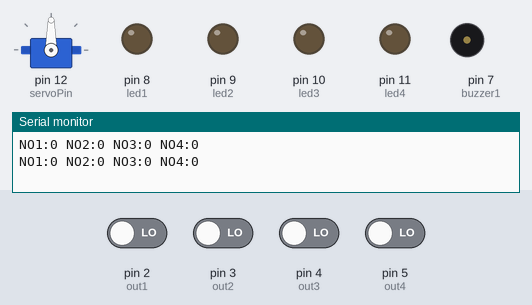
Simulated run of this sketch. Board: Arduino Uno, built with avr-gcc and run on an emulated ATmega328P. On the bench: servo, output pins drawn as LEDs (lit = HIGH), buzzer (waves = sounding), the last lines printed to the serial monitor. The inputs (shaded band) are chosen by the test bench; at power-on: pin 2 (out1), pin 3 (out2), pin 4 (out3), pin 5 (out4) LOW.

Above: at 1.8 s.
1.9 s: pin 2 (out1) driven HIGH
At 4.6 s:
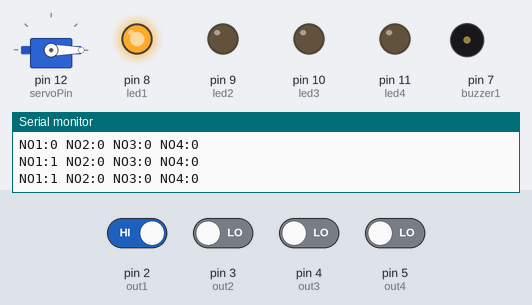
4.9 s: pin 3 (out2) driven HIGH
At 7.7 s:
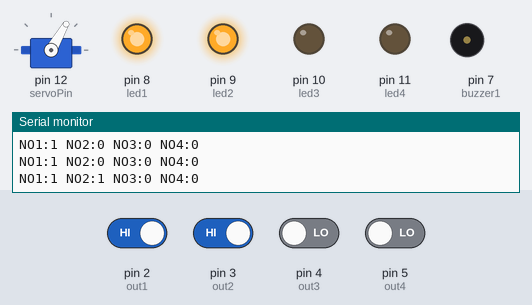
7.9 s: pin 4 (out3) driven HIGH
At 10.8 s:
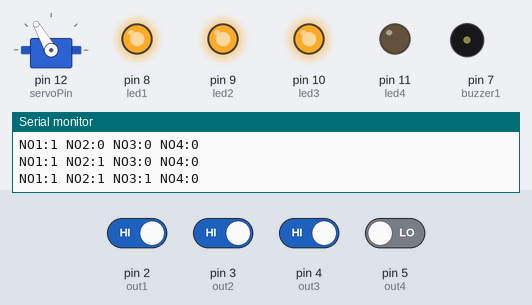
10.9 s: pin 2 (out1) driven LOW
At 13.7 s:
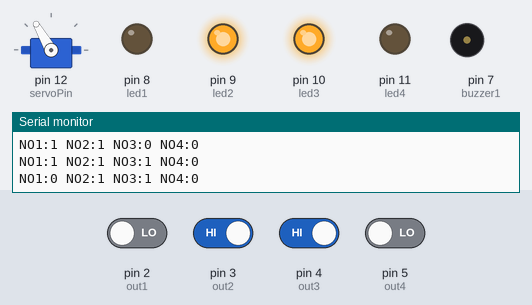
13.9 s: pin 5 (out4) driven HIGH
At 16.8 s:
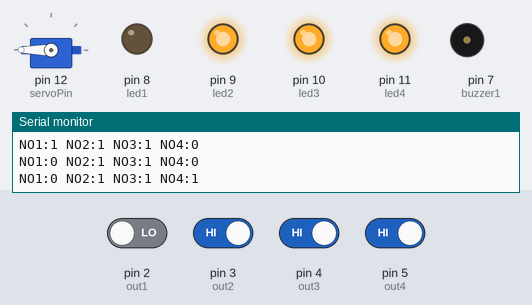
16.9 s: pin 3 (out2) driven LOW
At 19.7 s:
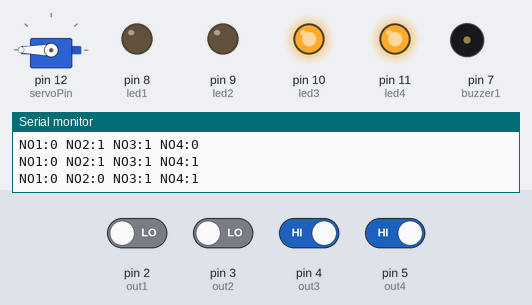
Timing chart, 0 to 20.9 s (numbered marks = the images above; inputs shaded):
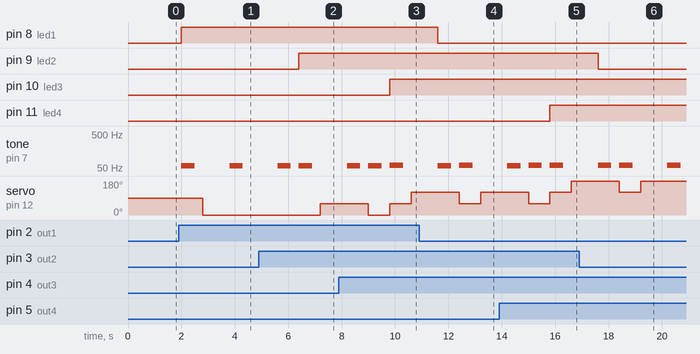

Measured:
- after the input at 1.9 s, pin 8 (led1): LOW → HIGH after 0.10 s; tone on pin 7 (buzzer1): alternates 58 Hz for 0.50 s and silent for 1.3 s, starting after 0.10 s; servo on pin 12 (servoPin): 90° → 0° after 0.90 s
- after the input at 4.9 s, pin 9 (led2): LOW → HIGH after 1.5 s; servo on pin 12 (servoPin): 0° → 60° after 2.3 s
- after the input at 7.9 s, pin 10 (led3): LOW → HIGH after 1.9 s
- after the input at 10.9 s, pin 8 (led1): HIGH → LOW after 0.70 s; tone on pin 7 (buzzer1): goes on until 12.9 s, then stays silent
- after the input at 13.9 s, pin 11 (led4): LOW → HIGH after 1.9 s
- after the input at 16.9 s, pin 9 (led2): HIGH → LOW after 0.71 s

The sketch:

20181030NUM1_LED_buzzer1.ino
```cpp
#include <Servo.h>

Servo S1;
int servoPin=12;
int out1 = 2;
int out2 = 3;
int out3 = 4;
int out4 = 5;
int led1 = 8;
int led2 = 9;
int led3 = 10;
int led4 = 11;
int buzzer1=7;
void setup() {
  // put your setup code here, to run once:
  pinMode(out1, INPUT);
  pinMode(out2, INPUT);
  pinMode(out3, INPUT);
  pinMode(out4, INPUT);
  pinMode(led1, OUTPUT);
  pinMode(led2, OUTPUT);
  pinMode(led3, OUTPUT);
  pinMode(led4, OUTPUT);
  pinMode(buzzer1,OUTPUT);
  Serial.begin(9600);
  S1.attach(servoPin);
}

void loop() {
  // put your main code here, to run repeatedly:
  Serial.print("NO1:");
  Serial.print(digitalRead(out1));
  Serial.print(" NO2:");
  Serial.print(digitalRead(out2));
  Serial.print(" NO3:");
  Serial.print(digitalRead(out3));
  Serial.print(" NO4:");
  Serial.println(digitalRead(out4));
  if (digitalRead(out1) == 1)
  {
    digitalWrite(led1, HIGH);
    tone(buzzer1,58,500);
    delay(800);
    S1.write(0);
  }
  else
  {
    digitalWrite(led1, LOW);
    noTone(buzzer1);
  }

  if (digitalRead(out2) == 1)
  {
    digitalWrite(led2, HIGH);
    tone(buzzer1,59,500);
    delay(800);
    S1.write(60);
  }
  else
  {
    digitalWrite(led2, LOW);
    noTone(buzzer1);
  }
    if (digitalRead(out3) == 1)
  {
    digitalWrite(led3, HIGH);
    tone(buzzer1,60,500);
    delay(800);
    S1.write(120);
  }
  else
  {
    digitalWrite(led3, LOW);
    noTone(buzzer1);
  }
    if (digitalRead(out4) == 1)
  {
    digitalWrite(led4, HIGH);
    tone(buzzer1,61,500);
    delay(800);
    S1.write(180);
  }
  else
  {
    digitalWrite(led4, LOW);
    noTone(buzzer1);
  }

  delay(1000);
}
```
